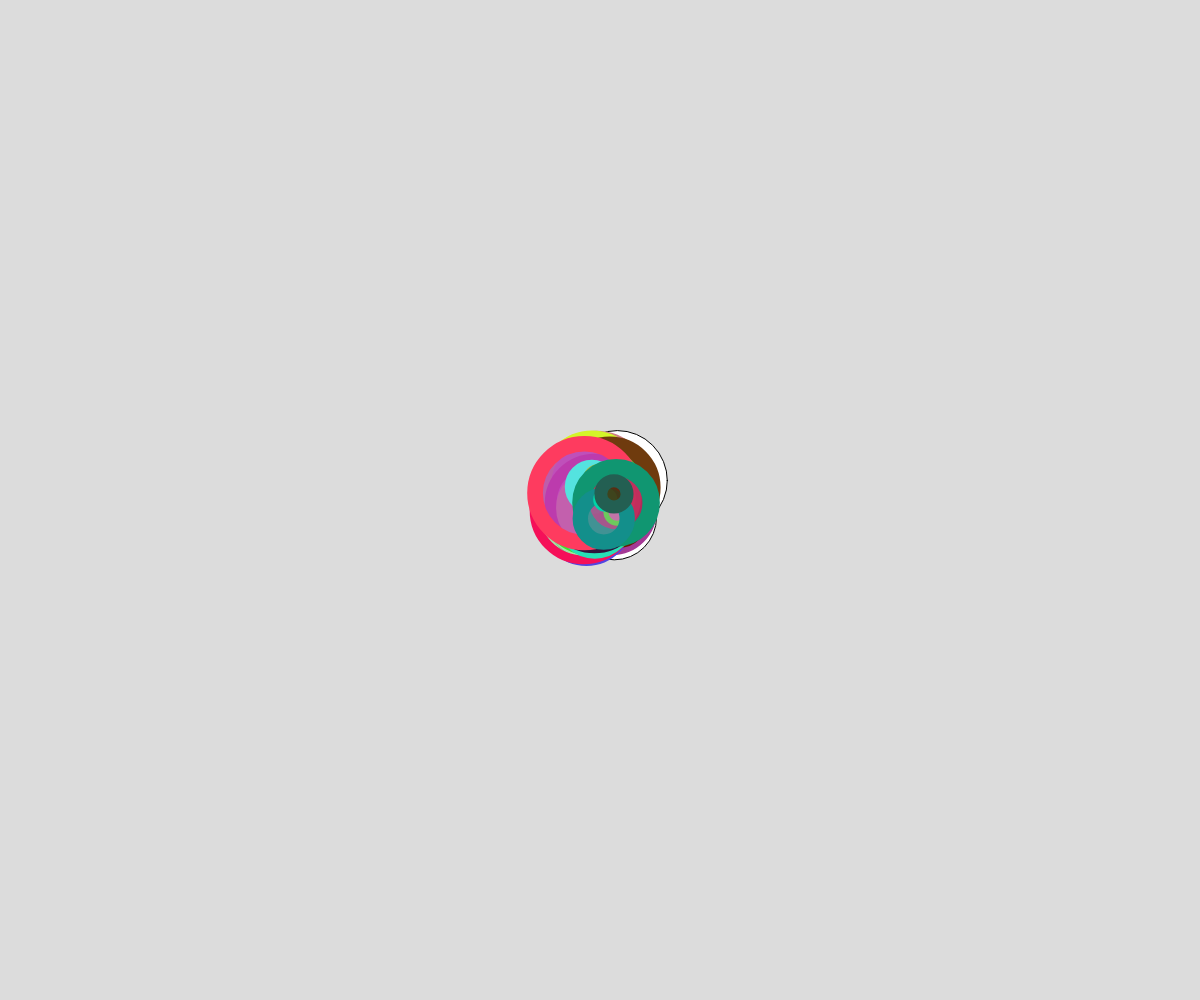
Frame 1 (no input)
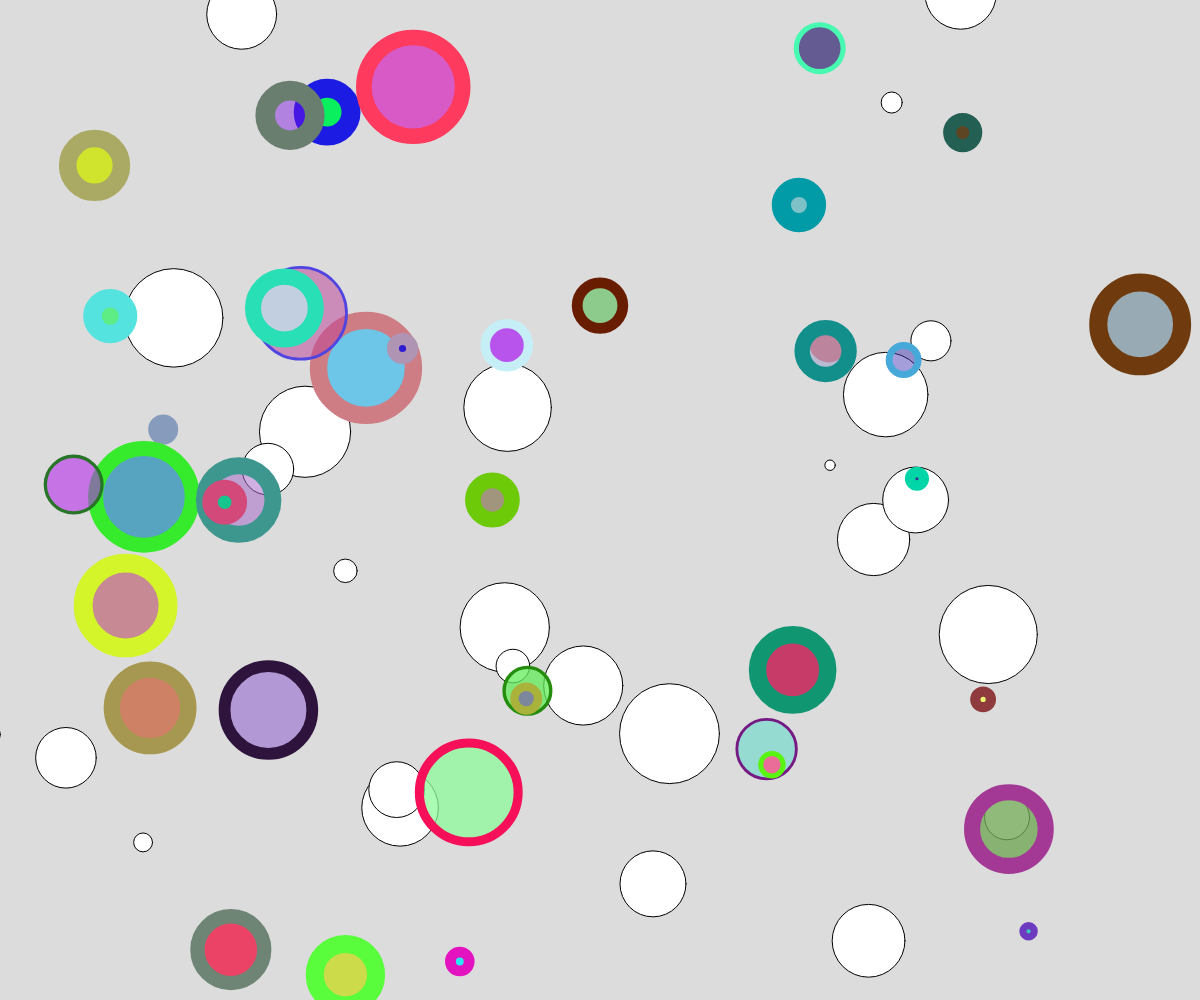
Frame 60 (no input)
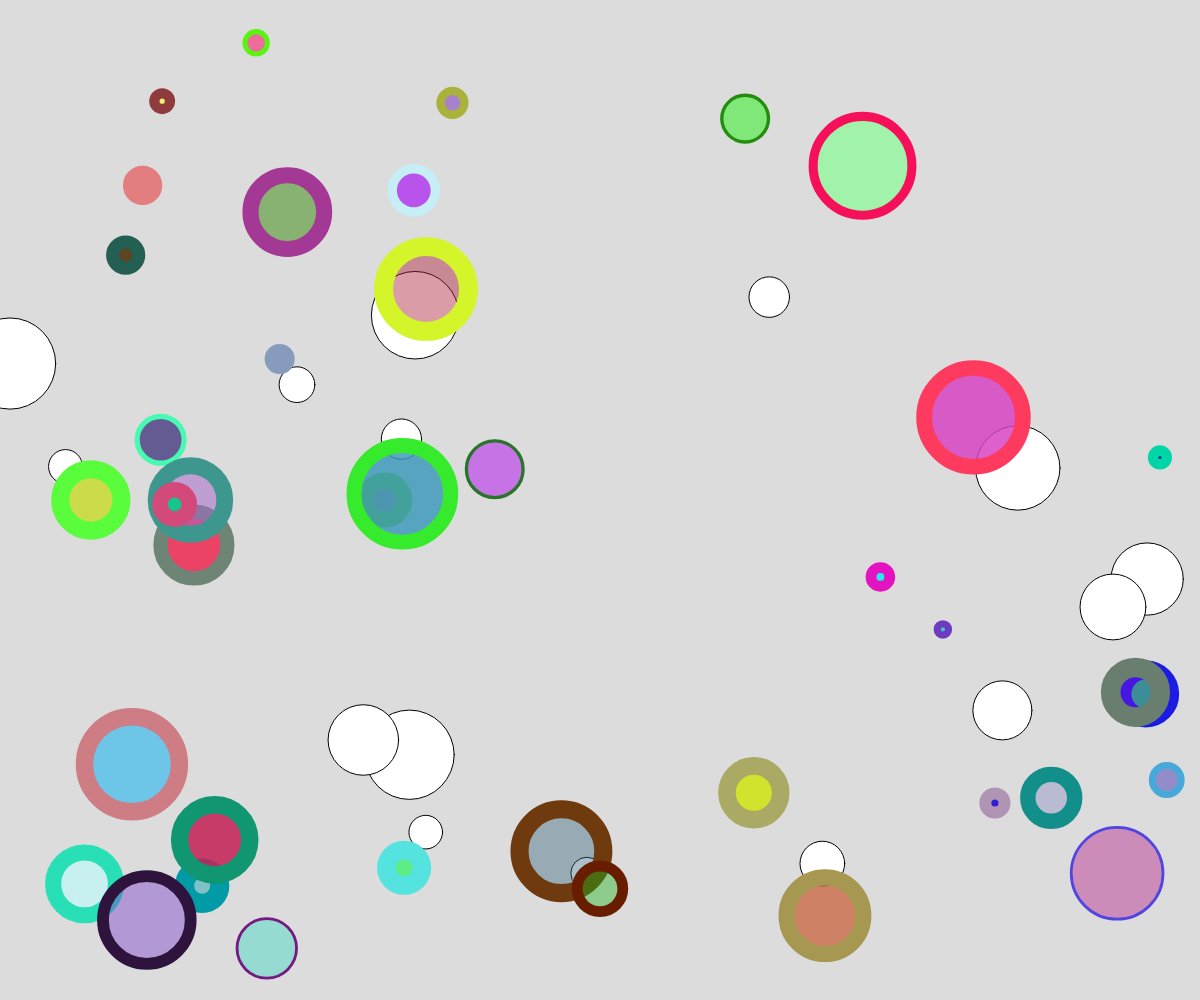
Frame 120 (the mouse pressed at the canvas centre since frame 60)

The p5.js sketch that drew these frames (run headless with seeded random() and noise() and a simulated clock; from frame 60 on, the mouse is pressed at the canvas centre):

// p5.js sketch
// ── sketch.js
let spawnPosition = new p5.Vector()
let balls = []
let bouncingBalls = []
let randomBouncingBalls = []

function setup() {
  createCanvas(windowWidth, windowHeight);
  spawnPosition = createVector(width / 2, height / 2)
  createBalls()
  createBouncingBalls()
  createRandomBouncingBalls()
}

function draw() {
  background(220);

  for (const ball of balls) {
    ball.update()
    ball.render()
  }

  for (const ball of bouncingBalls) {
    ball.update()
    ball.render()
  }

  for (const ball of randomBouncingBalls) {
    ball.update()
    ball.render()
  }
}

// ==== helper functions
function createBalls() {
  balls = []
  for (let i = 0; i < 50; i++) {
    balls.push(new Ball(spawnPosition))
  }
}

function createBouncingBalls() {
  bouncingBalls = []
  for (let i = 0; i < 10; i++) {
    bouncingBalls.push(new BouncingBall(spawnPosition))
  }
}

function createRandomBouncingBalls() {
  randomBouncingBalls = []
  for (let i = 0; i < 40; i++) {
    randomBouncingBalls.push(new RandomBouncingBall(spawnPosition))
  }
}


//=== events
function mousePressed() {
  spawnPosition.x = mouseX
  spawnPosition.y = mouseY
  // createBalls()
  createBouncingBalls()
}
// ── ball.js
class Ball {
  constructor(position) {
    this.r = random(5,50)
    this.pos = position.copy()
    this.speed = createVector()
    this.speed.x = random(-20, 20)
    this.speed.y = random(-20, 20)
  }

  update(){
    this.pos.add(this.speed)
  }

  render() {
    circle(this.pos.x, this.pos.y, this.r*2)
  }
}
// ── bouncing_ball.js
class BouncingBall extends Ball {
  update() {
    if (this.pos.x + this.r > width || this.pos.x - this.r < 0) {
      this.speed.x = -this.speed.x
    }
    if (this.pos.y + this.r > height || this.pos.y - this.r < 0) {
      this.speed.y = -this.speed.y
    }
    super.update()
  }
}

// ── random_bouncing_ball.js
class RandomBouncingBall extends BouncingBall {
  constructor(p){
    super(p)
    this.lineWidth = random(2,20)
    this._generateColorsHelper()
  }

  _generateColorsHelper(){
    this.fillColor = color(random(255), random(255),random(255),random(100,255))
    this.lineColor = color(random(255), random(255),random(255))
  }

  render(){
    push()
    fill(this.fillColor)
    stroke(this.lineColor)
    strokeWeight(this.lineWidth)

    super.render()
    pop()
  }
}
